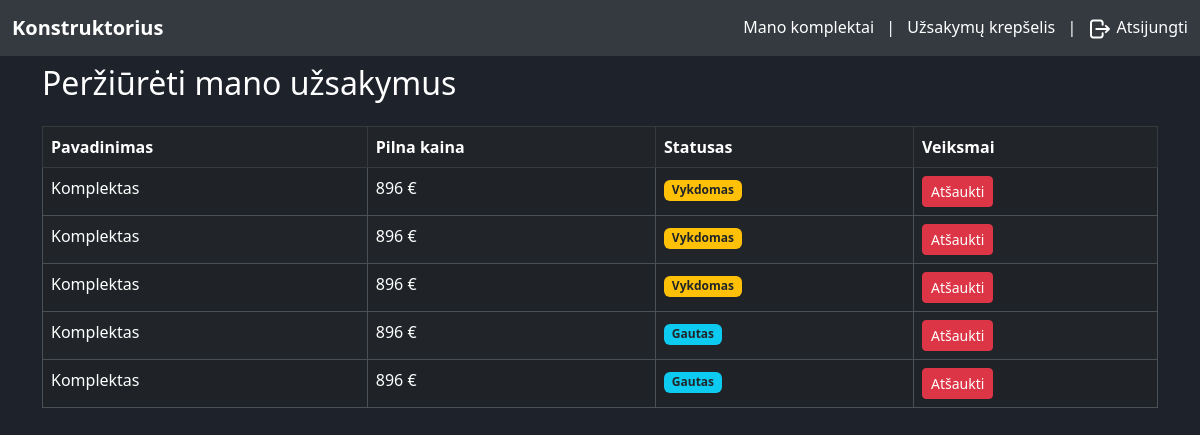
Page /orders (signed in) on the committed database.
### tables this page shows
CREATE TABLE `order` (
  `id` int(11) NOT NULL,
  `ordered_by` int(11) NOT NULL,
  `total_price` int(11) NOT NULL,
  `order_status` int(11) NOT NULL,
  `assembly_id` int(11) NOT NULL
);

CREATE TABLE `user_assembly` (
  `id` int(11) NOT NULL,
  `fk_belongs_to` int(11) NOT NULL,
  `name` varchar(50) NOT NULL,
  `price` double NOT NULL,
  `device_id` int(11) NOT NULL,
  `processor_id` int(11) NOT NULL,
  `motherboard_id` int(11) NOT NULL,
  `screen_id` int(11) NOT NULL,
  `memory_id` int(11) NOT NULL,
  `graphics_card_id` int(11) NOT NULL,
  `storage_id` int(11) NOT NULL,
  `cooling_id` int(11) NOT NULL,
  `os_id` int(11) NOT NULL
);

CREATE TABLE `order_states` (
  `id` int(11) NOT NULL,
  `name` varchar(30) NOT NULL
);

### app/utils/utils.php (called while the page is built, shortened)
<?php
function isUserLoggedIn()
{
    return isset($_SESSION['user']);
}
function isUserInRole($roles)
{
    if (isUserLoggedIn()) {
        $userRole = $_SESSION['user']['role'];
        if (is_array($roles)) {
            return in_array($userRole, $roles);
        }
        return $userRole == $roles;
    }
    return false;
}
function getUserId()
{
    if (isUserLoggedIn()) {
        return $_SESSION['user']['id'] ?? '';
    }
}

### app/models/Order.php (called while the page is built, shortened)
<?php
class Order
{
    private $mysqli;
    public function __construct($mysqli)
    {
        $this->mysqli = $mysqli;
    }
    public function getUserOrders($userId)
    {
        $query = "
            SELECT
                o.id as order_id,
                o.total_price as price,
                asmbl.name as name,
                os.name as order_status,
                u.id as ordered_by
            FROM
                `order` o
            LEFT JOIN
                user_assembly asmbl ON o.assembly_id = asmbl.id
            LEFT JOIN
                order_states os ON o.order_status = os.id
            LEFT JOIN
                user u ON o.ordered_by = u.id
            WHERE
                o.ordered_by = ?
                AND os.name != 'Atšauktas'
            ORDER BY
                o.order_status ASC";
        $stmt = $this->mysqli->prepare($query);
        $stmt->bind_param("i", $userId);
        $stmt->execute();
        $result = $stmt->get_result();
        $userOrders = $result->fetch_all(MYSQLI_ASSOC);
        return $userOrders;
    }
}

### app/views/orders.php (the view, shortened to what this page needs)
<!DOCTYPE html>
<html lang="en">
<head>
    <link href="https://cdn.jsdelivr.net/npm/bootstrap@5.3.0-alpha1/dist/css/bootstrap.min.css" rel="stylesheet">
    <link href="assets/css/styles.css" rel="stylesheet">
</head>
<body data-bs-theme="dark" class="text-white">
    <?php
    include 'app/views/header.php';
    $status_styles = [
        "Vykdomas" => "bg-warning text-dark",
        "Gautas" => "bg-info text-dark",
        "Priimtas" => "bg-success text-white",
        "Atšauktas" => "bg-danger text-white"
    ];
    ?>
    <div class="container">
        <h2 class="mt-2 mb-4"><?= isUserInRole([1]) ? "Peržiūrėti visus užsakymus" : "Peržiūrėti mano užsakymus" ?></h2>
        <div class="table-responsive">
            <table class="table table-striped table-hover table-bordered">
                <thead class="table-dark">
                    <tr>
                        <th>Pavadinimas</th>
                        <th>Pilna kaina</th>
                        <th>Statusas</th>
                        <th>Veiksmai</th>
                    </tr>
                </thead>
                <tbody>
                    <?php if (isset($ordersData)) : ?>
                        <?php foreach ($ordersData as $order) : ?>
                            <tr>
                                <td class="text-white"><?= htmlspecialchars($order['name']); ?></td>
                                <td class="text-white"><?= htmlspecialchars($order['price']); ?> €</td>
                                <td class="text-white">
                                    <?php
                                    $order_status = htmlspecialchars($order['order_status']);
                                    if (isset($status_styles[$order_status])) {
                                        $status_class = $status_styles[$order_status];
                                    } else {
                                        $status_class = "bg-secondary text-white";
                                    }
                                    ?>
                                    <?php if (isUserInRole([1])): ?>
                                        <select class="form-select bg-dark text-white order-status-select" data-order-id="<?= $order['order_id'] ?>" id="statusSelection <?= $order['order_id'] ?>" aria-label="Status select">
                                            <option value="1"
                                                <?php echo ($order_status == "Vykdomas") ? 'class="text-secondary" og-selection="true" selected' : ''; ?>>
                                                Vykdomas
                                            </option>
                                            <option value="2"
                                                <?php echo ($order_status == "Gautas") ? 'class="text-secondary" og-selection="true" selected' : ''; ?>>
                                                Gautas
                                            </option>
                                            <option value="3"
                                                <?php echo ($order_status == "Priimtas") ? 'class="text-secondary" og-selection="true" selected' : ''; ?>>
                                                Priimtas
                                            </option>
                                            <option value="4"
                                                <?php echo ($order_status == "Atšauktas") ? 'class="text-secondary" og-selection="true" selected' : ''; ?>>
                                                Atšauktas
                                            </option>
                                        </select>
                                    <?php else: ?>
                                        <span class="badge <?= $status_class; ?> "><?= $order_status; ?></span>
                                    <?php endif; ?>
                                </td>
                                <?php if (isUserInRole([3])): ?>
                                    <td>
                                        <div class="btn-group" role="group">
                                            <button class="btn btn-sm btn-danger cancel-order-btn" data-order-id="<?= htmlspecialchars($order['order_id']); ?>">Atšaukti</button>
                                        </div>
                                    </td>
                                <?php endif; ?>
                            </tr>
                        <?php endforeach; ?>
                    <?php else : ?>
                        <tr>
                            <td colspan="11" class="text-center">Nerasta jokių duomenų</td>
                        </tr>
                    <?php endif; ?>
                </tbody>
            </table>
        </div>
    </div>
</body>
</html>

### assets/css/styles.css (style rules this page uses)
body { height: 100vh; background-color: rgb(29, 34, 43); color: white; }

### rows in the picture
order: assembly.name "Komplektas", total_price "896", order_status.name "Vykdomas"
order: assembly.name "Komplektas", total_price "896", order_status.name "Vykdomas"
order: assembly.name "Komplektas", total_price "896", order_status.name "Vykdomas"
order: assembly.name "Komplektas", total_price "896", order_status.name "Gautas"
order: assembly.name "Komplektas", total_price "896", order_status.name "Gautas"
